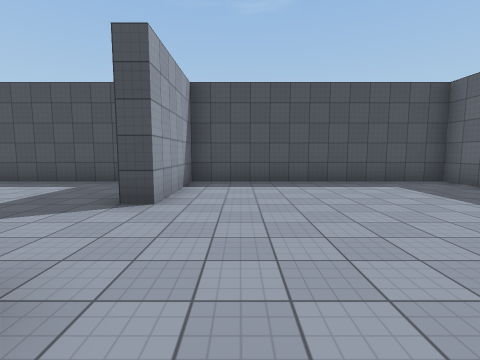
View 1 (above)

21 first-person views from a walk through a Unity game level. The camera is 1.5 m above the floor, tilts 6° down and sees 85° across. The floor is counted in squares, 2 m on a side. Each view is taken from the middle of a square. On the plan, view 1 faces up. The plan holds only what a view shows up to about 9 squares ahead; the rest is blank. The place goes on beyond the plan. The player is left out. Surface patterns are stand-ins for the level's own textures.

View 2
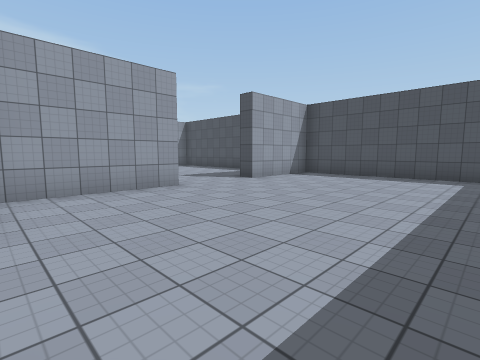

View 3
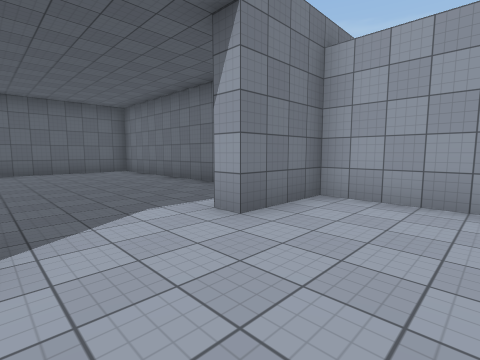

View 4
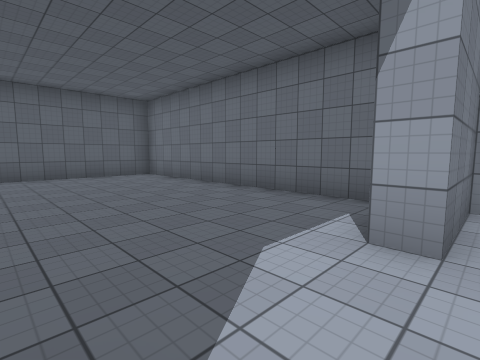

View 5
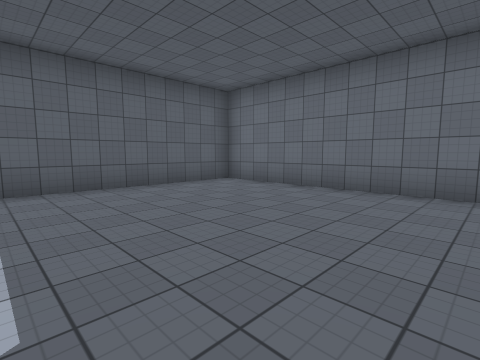

View 6
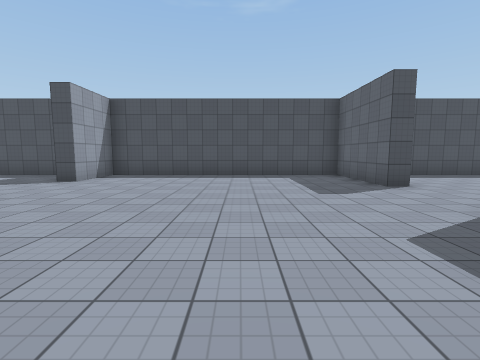

View 7
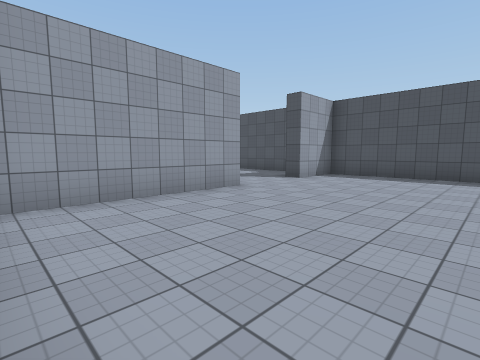

View 8
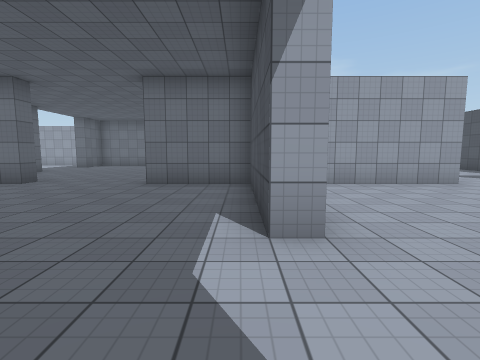

View 9
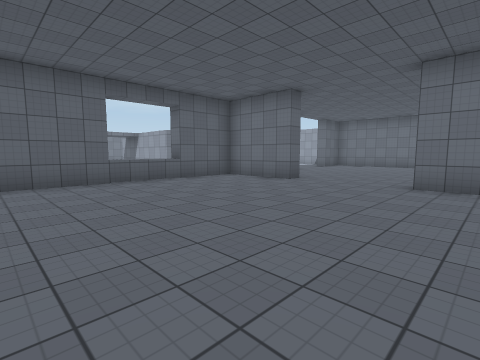

View 10
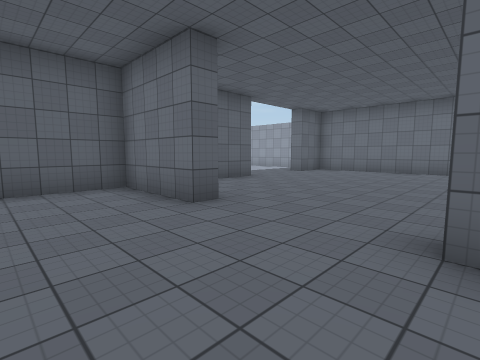

View 11
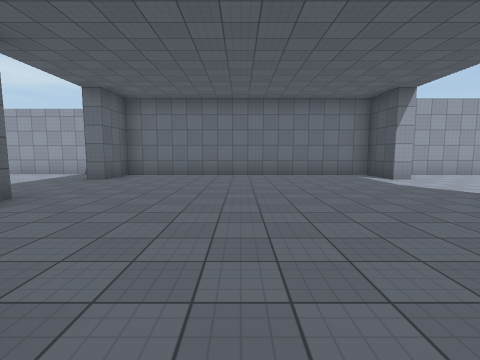

View 12
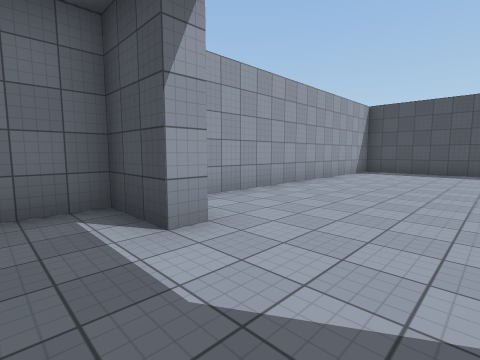

View 13
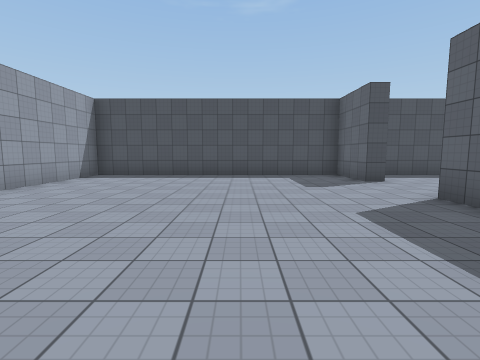

View 14
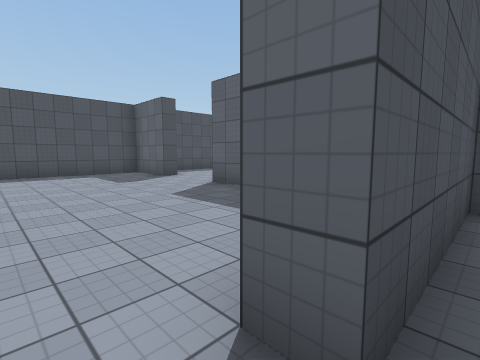

View 15
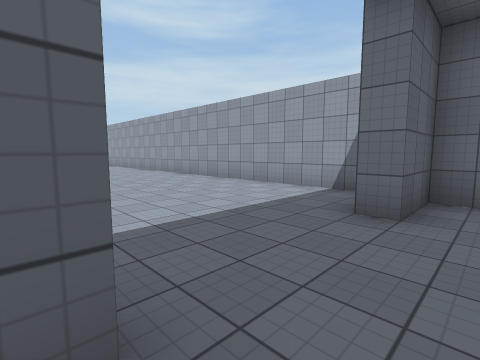

View 16
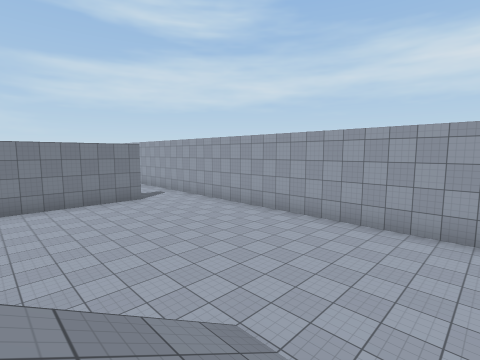

View 17
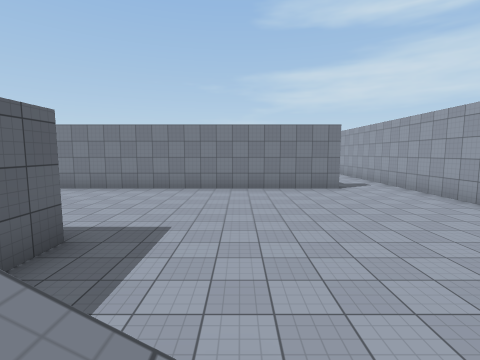

View 18
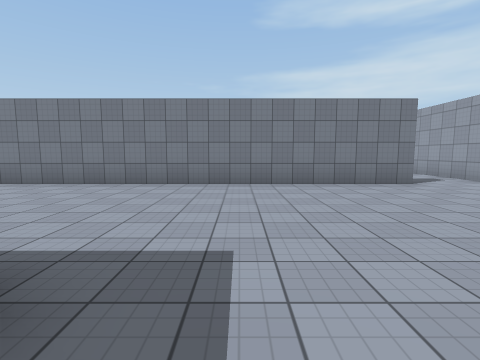

View 19
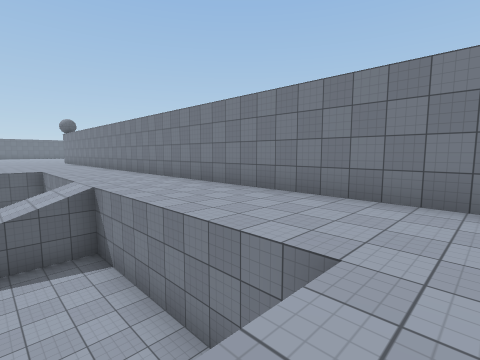

View 20
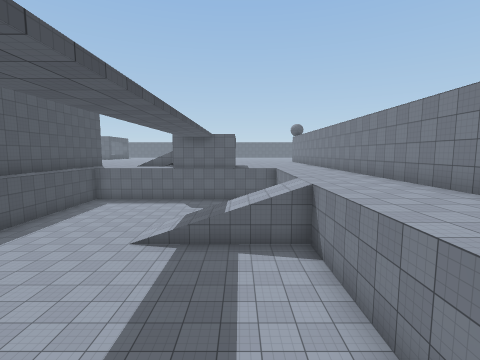

View 21
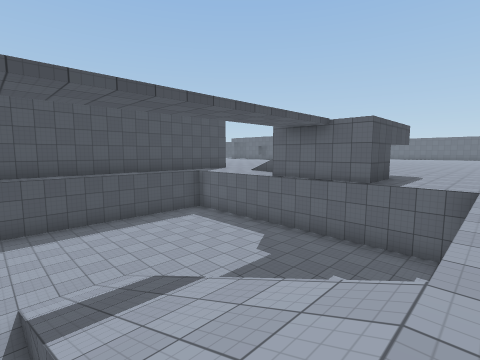

### Floor plan
Key: @ floor where view 1 was taken; # wall or solid block; . main floor; - floor 3 m lower than the main floor; : floor 3.25 m higher than the main floor; / step, stairs or slope; ^ raised ledge.
Columns run from 19 left of view 1 to 4 right of it. Each row starts with its distance up from view 1.
  7  #######################
  6  #.......#.......#......
  5  #.......#.......#......
  4  #...............#......
  3  #......................
  2  #.......#..............
  1  #.......#.......#......
  0  #.......#.......#.@....
 -1  #...... #...... #......
 -2  #.....  #...... #......
 -3  ##...########...###...
 -4  #.......#.......#.....
 -5  #.......#.......#......
 -6  #...............#......
 -7  #...............#......
 -8  #...............#......
 -9  #.......#.......#......
-10  #.......#.......#......
-11 ###...## ###^^##########
-12 #.....          #####
-13 #.....          ------
-14 #..... /       --------
-15 #.....//      ---------
-16 #.......     ----------:
-17 #........#   ----//----:
-18 #........#   ----//----:
-19 #..........  ----// ---.
-20 #..........------//  --.
-21 #.......................
-22 #...................
-23 #...................
-24 #..#################
-25 #..
-26 #.

Where each view was taken, in squares from view 1:
view 1: 0 up, 0 right, facing up
view 2: 2 down, 4 right, facing up-left
view 3: 0 up, 3 right, facing down-left
view 4: 2 down, 3 right, facing down-left
view 5: 5 down, 4 right, facing down-left
view 6: 2 down, 5 left, facing up
view 7: 2 down, 5 left, facing up-left
view 8: 3 down, 3 left, facing left
view 9: 4 down, 3 left, facing down-left
view 10: 5 down, 7 left, facing down-left
view 11: 7 down, 9 left, facing left
view 12: 4 down, 14 left, facing up-left
view 13: 2 down, 13 left, facing up
view 14: 3 down, 14 left, facing up-right
view 15: 10 down, 13 left, facing down-left
view 16: 14 down, 12 left, facing down-left
view 17: 15 down, 13 left, facing down
view 18: 17 down, 12 left, facing down
view 19: 19 down, 9 left, facing down-right
view 20: 19 down, 9 left, facing right
view 21: 21 down, 3 left, facing up-right
